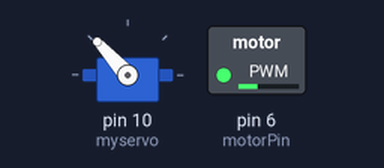
The sketch below on a simulated Arduino Uno, built with avr-gcc and run on an emulated ATmega328P. On the bench: servo, switched loads named in the sketch (green lamp = pin HIGH). What the sketch prints to the serial monitor is not drawn.

Above: at 0.05 s.
At 0.8 s:
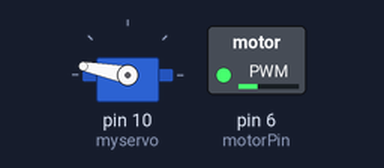
At 1.35 s:
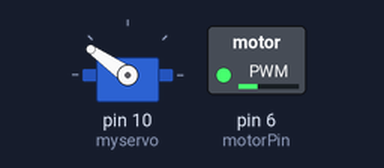
At 2.75 s:
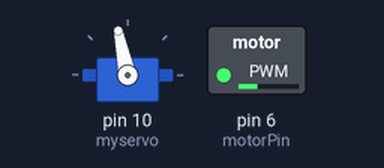
Timing chart, 0 to 7.6 s (numbered marks = the images above):
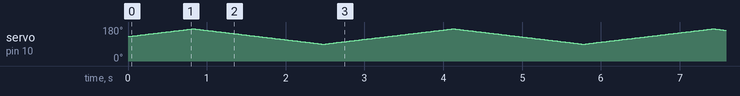

The sketch:

motorwithServo.ino
```cpp
#include <Servo.h>

Servo myservo;  // create servo object to control a servo
// twelve servo objects can be created on most boards

const int MID = 130; //MID point is 112 degree
//variables to store the servo position
int start = 0;
int endpoint = 0;
int pos = 0;

int motorPin = 6;
int rightpoint;
int leftpoint;

void setup() {
  pinMode(motorPin, OUTPUT);
  /*leftpoint = myservo.read();
  Serial.print(leftpoint);*/
  // initialize position to mid
  myservo.attach(10);  //connect signal to pin 9
  myservo.write(MID);
  analogWrite(motorPin, 80);
  start = MID;
  //set range between MID+40 and MID-40
  rightpoint = start+40;
  leftpoint = start-40;


  Serial.begin(9600);
  Serial.print("The start degree is: " + start);

  // attaches the servo on pin 9 to the servo object
}

void loop() {

  for (pos=start; pos <= rightpoint; pos += 1) { // goes from 0 degrees to 180 degrees
    // in steps of 1 degree
    myservo.write(pos);   // tell servo to go to position in variable 'pos'

    Serial.print(pos);
    Serial.print(",");
    delay(20);                       // waits 15ms for the servo to reach the position
  }
  Serial.println();
  Serial.println("Turning left: ");
  for (pos=rightpoint; pos >= leftpoint; pos -= 1) { // goes from 180 degrees to 0 degrees
    myservo.write(pos);

    Serial.print(pos);
    Serial.print(",");// tell servo to go to position in variable 'pos'
    delay(20);                       // waits 15ms for the servo to reach the position
  }
  start = pos;
  Serial.println();
  Serial.println("Turning right");
//  int position = (int)sensorAvg/sensorSum;
}
```
